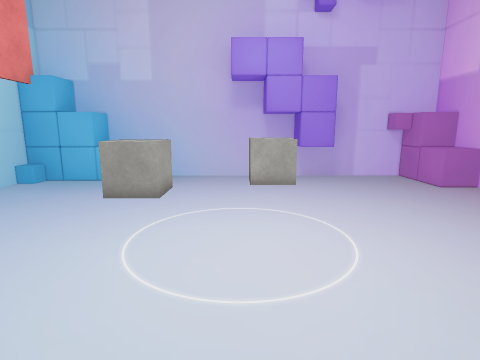
[1] (above)

13 first-person views from a walk through a Unity game level. The camera is 1.2 m above the floor, tilts 10° down and sees 80° across. The floor is counted in squares, 0.5 m on a side. Each view is taken from the middle of a square. On the plan, view 1 faces up. The plan holds only what a view shows up to about 18 squares ahead; the rest is blank. The player is left out. Some surface patterns are stand-ins.

[2]
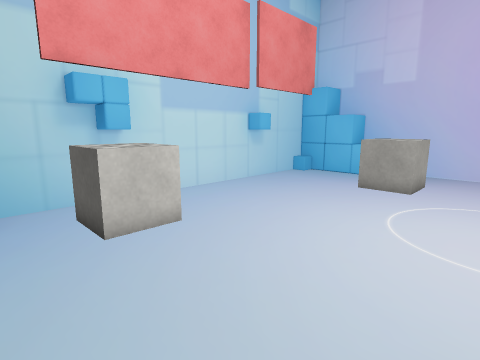

[3]
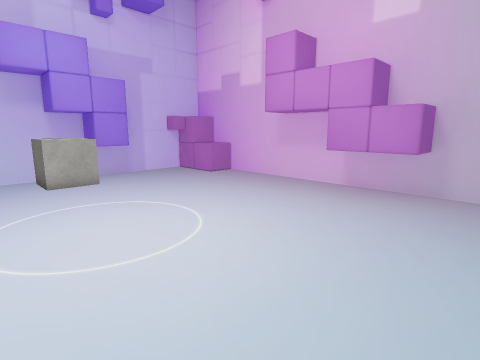

[4]
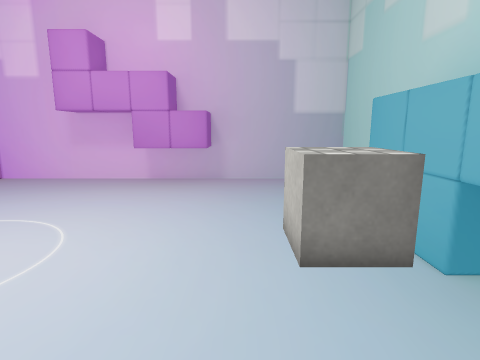

[5]
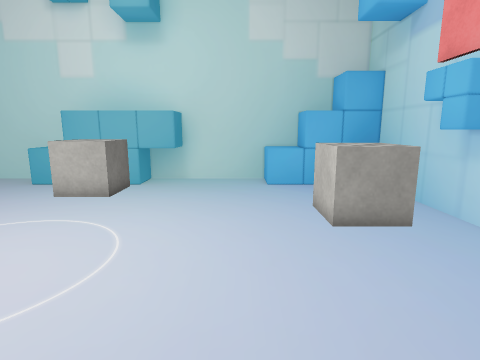

[6]
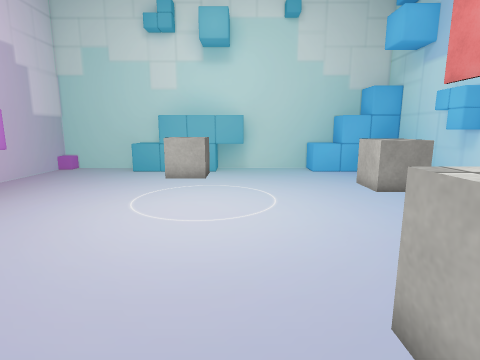

[7]
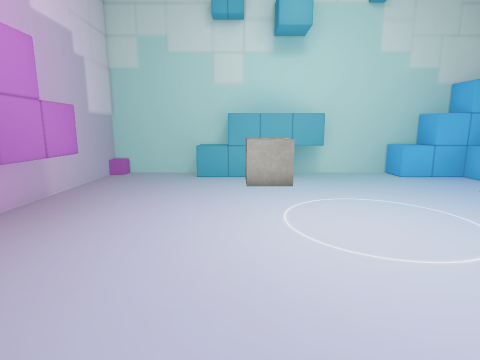

[8]
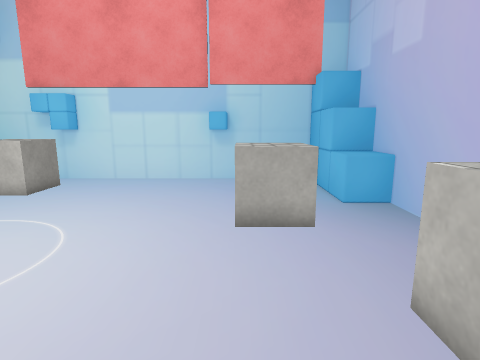

[9]
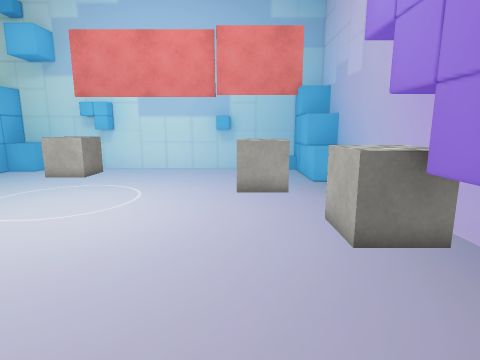

[10]
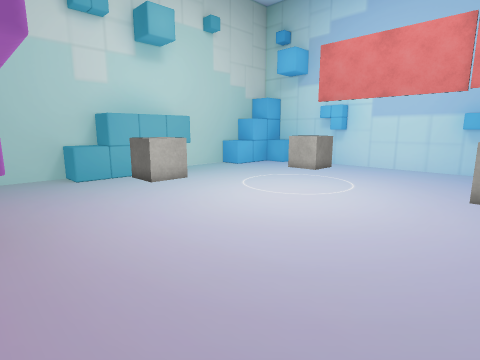

[11]
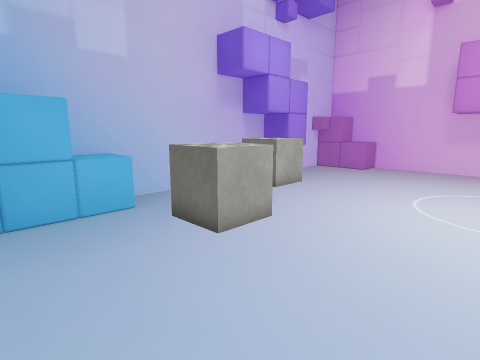

[12]
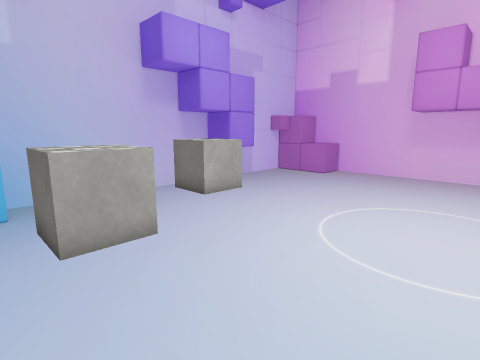

[13]
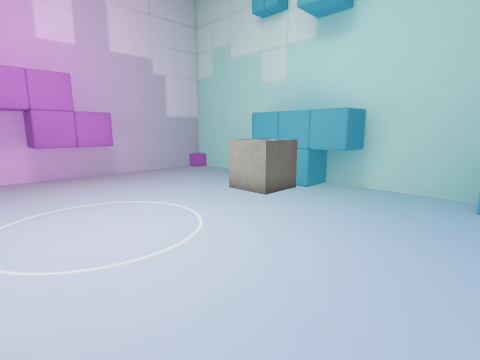

### Floor plan
Points are (right, up) in squares from view 1. A wall is a line through its corners. A room is listed if a view was taken in it or the views show most of it. See-through windows are left out.
Room 1 (views 1, 2, 3, 4, 5, 6, 7, 8, 9, 10, 11, 12, 13)
walls: (2.8, 13.4) (2.8, 15) (-8, 15); (3.6, -3.4) (3.6, -5); (4.4, 13.4) (2.4, 13.4); (-9.1, 1.4) (-10, 1.4); (-5.2, 13.4) (-10, 13.4) (-10, -3.4) (-5.2, -3.4); (10, 5.9) (10, 15) (3, 15); (-1.2, -5.1) (-1.2, -3.4) (5.2, -3.4); (-9.2, 9.4) (-9.2, 8.6) (-10, 8.6); (-10, 2.2) (-9.2, 2.2) (-9.2, 0.6) (-10, 0.6); (10, 1.4) (8.4, 1.4) (8.4, 7.8); (-8.4, -1.8) (-8.4, -5) (10, -5) (10, 3); (-6.8, -3.4) (-6.8, -5); (8.4, 11.8) (8.4, 15); (7.6, 14.2) (7.6, 15); (-6.8, 15.1) (-6.8, 13.4); (10.1, 13.4) (8.4, 13.4)
low walls: (-5.2, -3.4) (-5.2, -5); (5.2, -3.4) (5.2, -5); (-9.1, -1.8) (-8.4, -1.8); (-5.2, 15.1) (-5.2, 13.4); (-9.1, 12.6) (-10, 12.6); (10.1, 11.8) (8.4, 11.8)
objects: cube (-8, 0) to (-6, 2); cube (-5, 10) to (-3, 12); cube (0, 12) to (2, 14); cube (1, -3) to (3, -1)

Where each view was taken, in squares from view 1:
view 1: 0 up, 0 right, facing up
view 2: 2 down, 0 right, facing up-left
view 3: 1 down, 2 left, facing up-right
view 4: 0 up, 4 left, facing right
view 5: 9 up, 4 left, facing down
view 6: 13 up, 1 left, facing down
view 7: 11 up, 3 right, facing down
view 8: 10 up, 4 right, facing left
view 9: 10 up, 8 right, facing left
view 10: 11 up, 9 right, facing down-left
view 11: 5 up, 9 left, facing up-right
view 12: 4 up, 6 left, facing up-right
view 13: 7 up, 6 left, facing down-right
